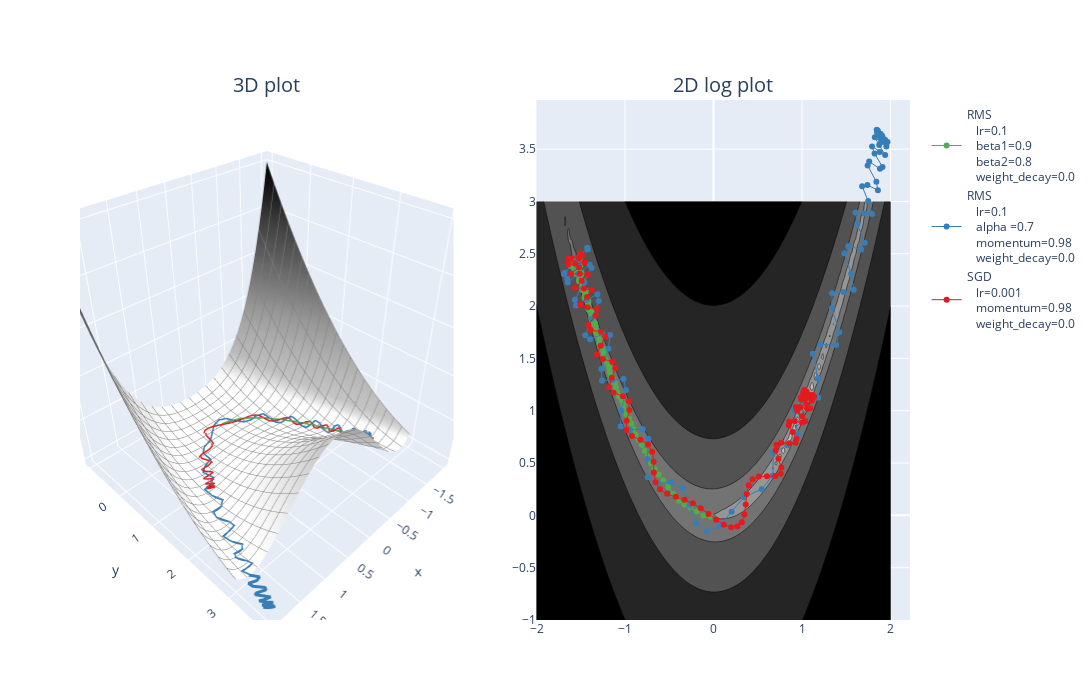

The notebook cell this image was saved under:
### Code cell
xy = t.tensor([-1.5, 2.5], requires_grad=True)
x_range = [-2, 2]
y_range = [-1, 3]
optimizers = [
    (SGD, dict(lr=1e-3, momentum=0.98)),
    (RMSprop, dict(lr =0.1, alpha=0.7, momentum = 0.98 )),
    (Adam, dict(lr =0.1,betas = (0.9,0.8))),
]

fig = utils.plot_optimization(opt_fn, rosenbrocks_banana, xy, optimizers, x_range, y_range)

fig.show()
